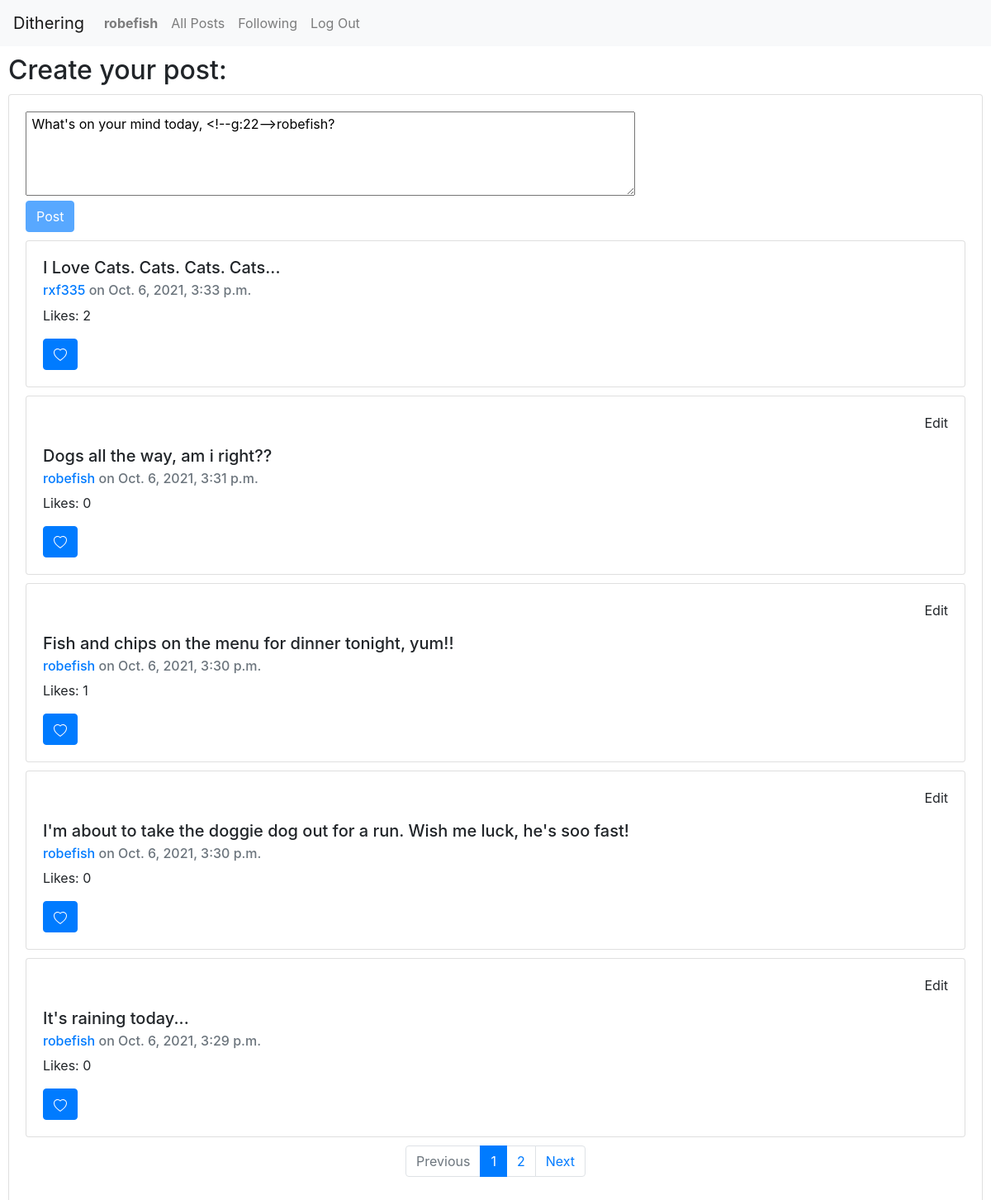
Before: / (signed in) with the older database file.
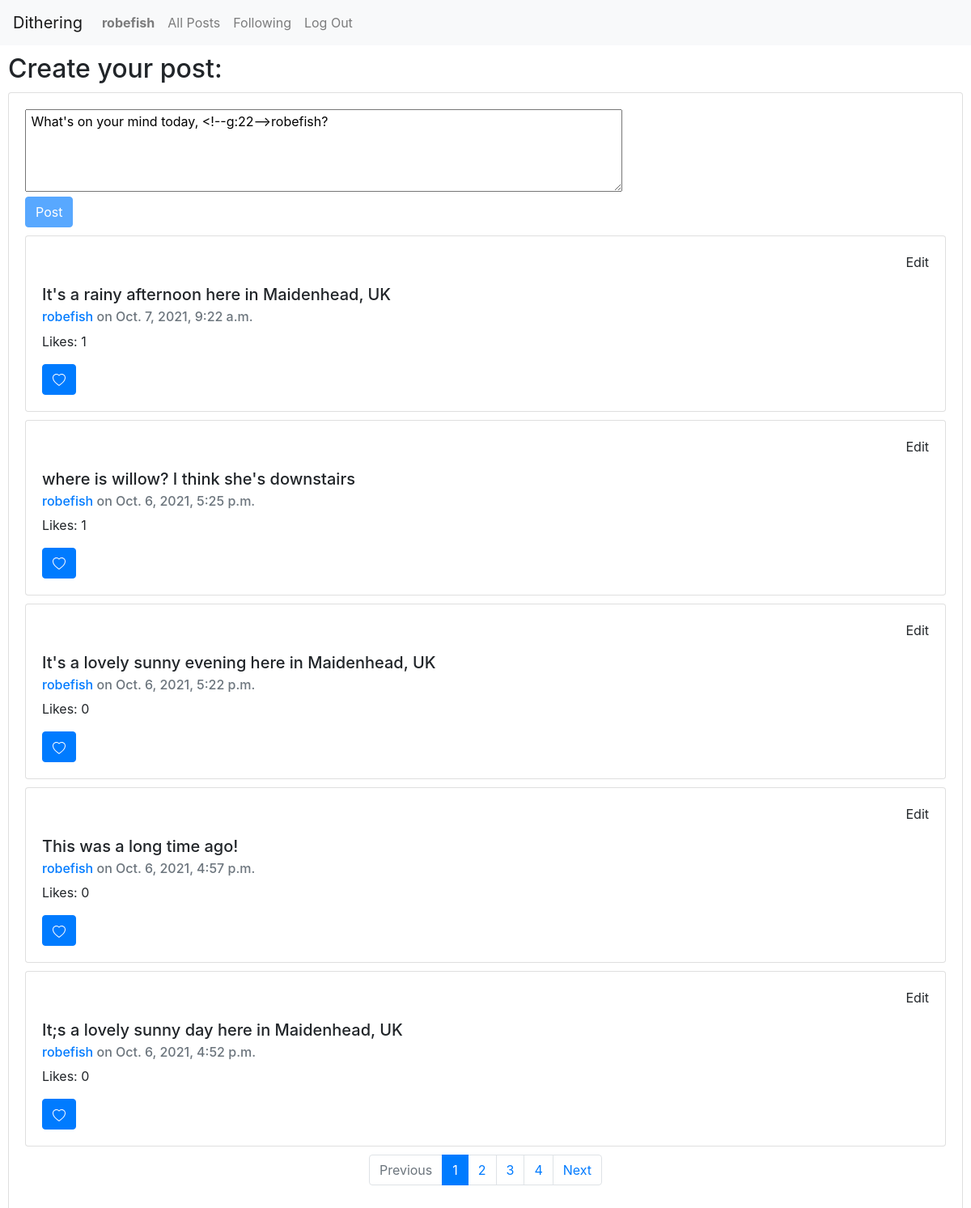
After: the same page with the newer database file.
### network/models.py (models this page shows, shortened)
class Posts (models.Model):
    user = models.ForeignKey(User, on_delete=models.CASCADE, related_name="user")
    post = models.CharField(max_length=1000, blank = False, null = False)
    datetime = models.DateTimeField(default=timezone.now)
    likes = models.ManyToManyField(User, related_name="likes", blank = True, null = True)
    likecount = models.CharField(default=0, max_length=1000, blank = False, null = False)
    class Meta:
        ordering = ['datetime']

class User(AbstractUser):
    pass

### network/views.py (the view)
# urls.py: path("", views.all_posts, name="index"),
def all_posts(request):
    allposts = Posts.objects.filter().order_by('datetime').reverse()
    posts = getpagination (request, allposts)[0]
    pagination = getpagination (request, allposts)[1]
    return render(request, "network/index.html", {
        "PostForm" : PostForm,
        "posts" : posts,
        "pagination" : pagination,
    })

### network/views.py (called while the page is built)
def getpagination (request, data):
    resultsperpage = 5
    pagination = []
    for i in Paginator(data,resultsperpage).page_range:
        pagination.append(i)
        try:
            page_number = request.GET.get('page')
            posts = Paginator(data, resultsperpage).page(page_number)
        except:
            posts = Paginator(data, resultsperpage).page(1)
    return [posts, pagination]

### network/templates/network/index.html (shortened to what this page needs)
{% extends "network/layout.html" %}
{% block body %}
{% if user.is_authenticated %}
<h2 style="margin-left:10px; margin-top:10px">Create your post:</h2>
  <div class="card" style="margin:10px">
    <div class="card-body">
        <form action="{% url 'create_post' %}" method="post">
            {{PostForm}}
            <input type="submit" id="id_EntryButton" class="btn btn-primary" value="Post" style="display:block; clear:both;">
            </form>
    {% else %}
    <div class="card" style="margin:10px">
        <div class="card-body"></div>
            <h2 style="margin-left:10px; margin-bottom:30px;"><a href="{% url 'login' %}">Log In</a> to join the conversation! </h2>
        </div>
    </div>
 {% endif %}
 <div class="flex-container">
    {% for post in posts %}
    <div class="card" style="margin-top:10px; margin-bottom:10px">
        <div class="card-body">
        {% if post.user.id == user.id %}
            <p class="card-text" data-post="{{post.id}}" id="edit-{{post.id}}"style="text-align:right;">Edit</p>
        {% endif %}
          <h5 class="card-title" data-postbody="{{post.id}}" id="postbody-{{post.id}}">{{post.post }}</h5>
          <h6 class="card-subtitle mb-2 text-muted"><a href="{% url 'profile' post.user %}">{{post.user}}</a> on <span id="postdate-{{post.id}}">{{post.datetime}}</span></h6>
          <p class="card-text">Likes: <span id="likecount-{{post.id}}">{{post.likecount}}<span></p>
        {% if user.is_authenticated %}
            <button type="button" data-post="{{post.id}}" id="likebutton-{{post.id}}" data-status="{{post.likestatus}}"  class="btn btn-primary">
                  <svg xmlns="http://www.w3.org/2000/svg" width="16" height="16" fill="currentColor" class="bi bi-heart" id="heartunlike-{{post.id}}" viewBox="0 0 16 16">
                    <path d="m8 2.748-.717-.737C5.6.281 2.514.878 1.4 3.053c-.523 1.023-.641 2.5.314 4.385.92 1.815 2.834 3.989 6.286 6.357 3.452-2.368 5.365-4.542 6.286-6.357.955-1.886.838-3.362.314-4.385C13.486.878 10.4.28 8.717 2.01L8 2.748zM8 15C-7.333 4.868 3.279-3.04 7.824 1.143c.06.055.119.112.176.171a3.12 3.12 0 0 1 .176-.17C12.72-3.042 23.333 4.867 8 15z"/>
                  </svg>
            </button>
        {% endif %}
        </div>
      </div>
      {% empty %}
      <div class="card-body">
        <blockquote class="blockquote mb-0">
          <p>There are no posts. Be the first :)</p>
         </blockquote>
      </div>
      {% endfor %}
    </div>
 {% if posts.paginator.num_pages > 1 %}
     <nav aria-label="Posts pagination">
        <ul class="pagination justify-content-center">
            {% if posts.has_previous %}
                <li class="page-item">
                    <a class="page-link" href="?page={{posts.previous_page_number}}" tabindex="-1" aria-disabled="true">Previous</a>
                </li>
            {% else %}
                <li class="page-item disabled">
                    <a class="page-link" href="" tabindex="-1" aria-disabled="true">Previous</a>
                </li>
            {% endif %}
          {% for page in pagination %}
            {% if posts.number == page %}
                <li class="page-item active">
                    <a class="page-link" href="#">{{page}} <span class="sr-only">(current)</span></a>
                  </li>
                {% else %}
                <li class="page-item"><a class="page-link" href="?page={{page}}">{{page}}</a></li>
            {% endif %}
          {% endfor %}
          {% if posts.has_next %}
                <li class="page-item">
                    <a class="page-link" href="?page={{posts.next_page_number}}" tabindex="-1" aria-disabled="true">Next</a>
                </li>
            {% else %}
                <li class="page-item disabled">
                    <a class="page-link" href="" tabindex="-1" aria-disabled="true">Next</a>
                </li>
            {% endif %}
        </ul>
      </nav>
 {% endif %}
{% endblock %}

Changed rows visible on the page:
no longer on this page (row unchanged): Posts: post "I Love Cats. Cats. Cats. Cats...", user "rxf335", datetime "Oct. 6, 2021, 3:33 p.m.", likecount "2"
no longer on this page (row unchanged): Posts: post "Dogs all the way, am i right??", user "robefish", datetime "Oct. 6, 2021, 3:31 p.m.", likecount "0"
no longer on this page (row unchanged): Posts: post "Fish and chips on the menu for dinner tonight, yum!!", user "robefish", datetime "Oct. 6, 2021, 3:30 p.m.", likecount "1", {{ post.id }} 16 (drawn)
no longer on this page (row unchanged): Posts: post "I'm about to take the doggie dog out for a run. Wish me luck, he's soo fast!", user "robefish", datetime "Oct. 6, 2021, 3:30 p.m.", likecount "0"
no longer on this page (row unchanged): Posts: post "It's raining today...", user "robefish", datetime "Oct. 6, 2021, 3:29 p.m.", likecount "0"
added Posts: post "It's a rainy afternoon here in Maidenhead, UK", user "robefish", datetime "Oct. 7, 2021, 9:22 a.m.", likecount "1"
added Posts: post "where is willow? I think she's downstairs", user "robefish", datetime "Oct. 6, 2021, 5:25 p.m.", likecount "1"
added Posts: post "It's a lovely sunny evening here in Maidenhead, UK", user "robefish", datetime "Oct. 6, 2021, 5:22 p.m.", likecount "0"
now on this page (row edited): Posts: post "This was a long time ago!", user "robefish", datetime "Oct. 6, 2021, 4:57 p.m.", likecount "0"
added Posts: post "It;s a lovely sunny day here in Maidenhead, UK", user "robefish", datetime "Oct. 6, 2021, 4:52 p.m.", likecount "0"
Other visible differences:
new list line: "3"
new list line: "4"
